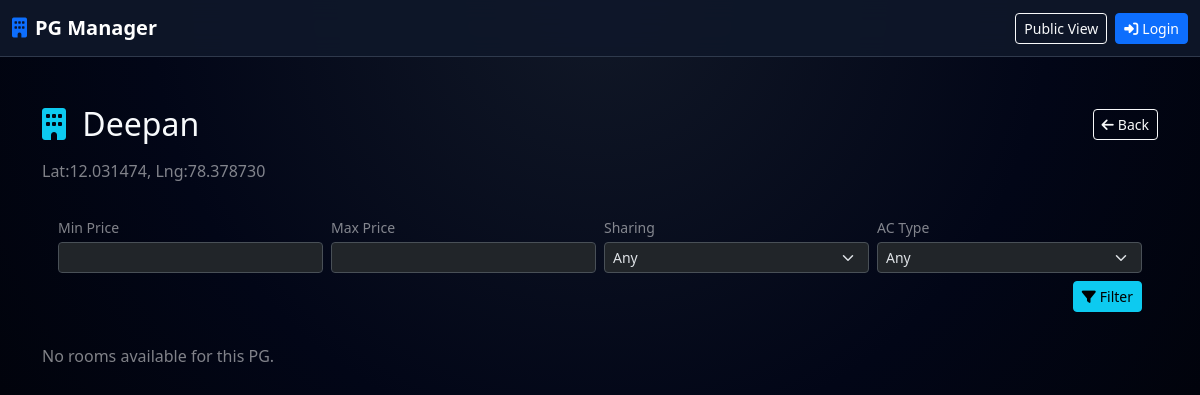
Page /pg/1 on the earlier database version.
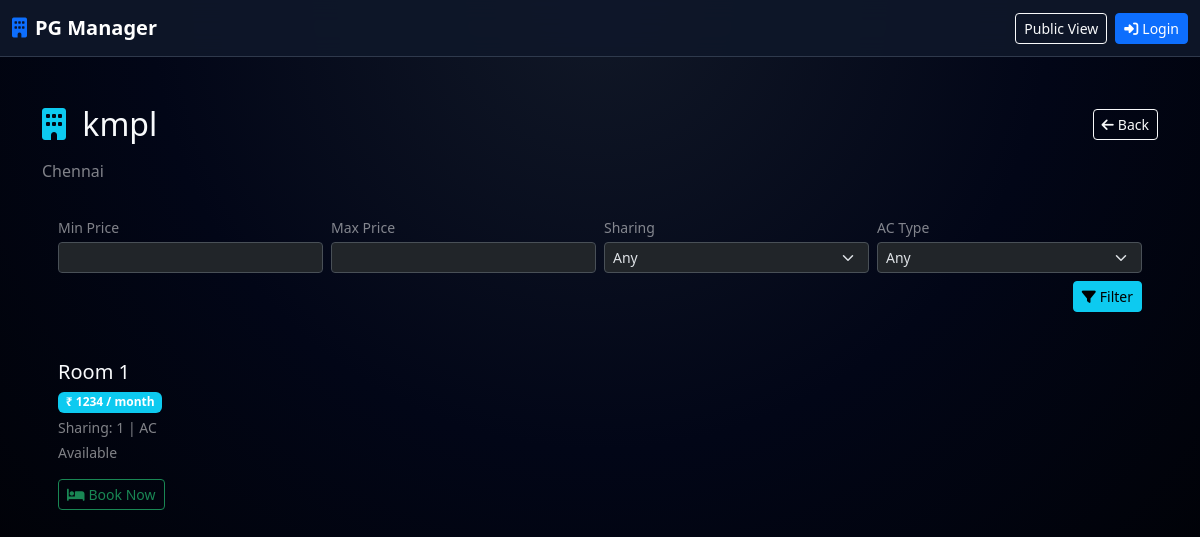
Same page on the later database version.
### models.py (models this page shows)
class PG(db.Model):
    id = db.Column(db.Integer, primary_key=True)
    name = db.Column(db.String(255), nullable=False)
    location = db.Column(db.String(255))
    latitude = db.Column(db.Float)
    longitude = db.Column(db.Float)
    total_rooms = db.Column(db.Integer, default=0)
    rooms = db.relationship("Room", backref="pg", lazy=True)
    admins = db.relationship("User", backref="pg_admin", lazy=True)

class Room(db.Model):
    id = db.Column(db.Integer, primary_key=True)
    number = db.Column(db.String(50), nullable=False)
    price = db.Column(db.Float, nullable=False)
    sharing = db.Column(db.Integer, default=1)
    ac_type = db.Column(db.String(20), default="non-ac")
    image_url = db.Column(db.String(255))
    available = db.Column(db.Boolean, default=True)
    pg_id = db.Column(db.Integer, db.ForeignKey("pg.id"), nullable=False)
    bookings = db.relationship("Booking", backref="room", lazy=True)

### app.py (the view)
@app.route("/pg/<int:pg_id>")
def rooms(pg_id):
    pg = PG.query.get_or_404(pg_id)
    min_price = request.args.get("min_price")
    max_price = request.args.get("max_price")
    sharing = request.args.get("sharing")
    ac_type = request.args.get("ac_type")
    q = Room.query.filter_by(pg_id=pg_id, available=True)
    if min_price:
        q = q.filter(Room.price >= float(min_price))
    if max_price:
        q = q.filter(Room.price <= float(max_price))
    if sharing:
        q = q.filter(Room.sharing == int(sharing))
    if ac_type:
        q = q.filter(Room.ac_type == ac_type)
    rooms = q.order_by(Room.price).all()
    return render_template("guest/rooms.html", pg=pg, rooms=rooms)

### templates/guest/rooms.html (shortened to what this page needs)
{% extends "base.html" %}
{% block content %}
<div class="container py-4">
  <div class="d-flex justify-content-between align-items-center mb-3">
    <h2 class="mb-0">
      <i class="fas fa-building me-2 text-info"></i>
      {{ pg.name }}
    </h2>
    <a href="{{ url_for('home') }}" class="btn btn-outline-light btn-sm">
      <i class="fas fa-arrow-left me-1"></i>Back
    </a>
  </div>
  <p class="text-white-50 mb-3">
    {{ pg.location or 'Location not specified' }}
  </p>
  <form method="get" class="card-glass p-3 mb-3">
    <div class="row g-2 align-items-end">
      <div class="col-md-3">
        <label class="form-label small mb-1 text-white-50">Min Price</label>
        <input type="number" name="min_price" class="form-control form-control-sm"
               value="{{ request.args.get('min_price','') }}">
      </div>
      <div class="col-md-3">
        <label class="form-label small mb-1 text-white-50">Max Price</label>
        <input type="number" name="max_price" class="form-control form-control-sm"
               value="{{ request.args.get('max_price','') }}">
      </div>
      <div class="col-md-3">
        <label class="form-label small mb-1 text-white-50">Sharing</label>
        <select name="sharing" class="form-select form-select-sm">
          <option value="">Any</option>
        </select>
      </div>
      <div class="col-md-3">
        <label class="form-label small mb-1 text-white-50">AC Type</label>
        <select name="ac_type" class="form-select form-select-sm">
          <option value="">Any</option>
        </select>
      </div>
    </div>
    <div class="mt-2 text-end">
      <button class="btn btn-info btn-sm" type="submit">
        <i class="fas fa-filter me-1"></i>Filter
      </button>
    </div>
  </form>
  {% if rooms %}
    <div class="row g-3">
      {% for room in rooms %}
        <div class="col-md-4">
          <div class="card-glass p-3 h-100 d-flex flex-column">
            <h5 class="mb-1">Room {{ room.number }}</h5>
            <p class="mb-1">
              <span class="badge bg-info">₹ {{ room.price|int }} / month</span>
            </p>
            <p class="small text-white-50 mb-1">
              Sharing: {{ room.sharing }} |
              {{ room.ac_type|upper }}
            </p>
            <p class="small text-white-50 mb-3">
              {% if room.available %}Available{% else %}Not available{% endif %}
            </p>
            <div class="mt-auto">
              {% if room.available %}
                <a href="{{ url_for('book_room', room_id=room.id) }}"
                   class="btn btn-outline-success btn-sm">
                  <i class="fas fa-bed me-1"></i>Book Now
                </a>
              {% else %}
                <button class="btn btn-secondary btn-sm" disabled>Booked</button>
              {% endif %}
            </div>
          </div>
        </div>
      {% endfor %}
    </div>
  {% else %}
    <p class="text-white-50">No rooms available for this PG.</p>
  {% endif %}
</div>
{% endblock %}

Differences in the rows shown:
changed PG: name "Deepan" → "kmpl"; location "Lat:12.031474, Lng:78.378730" → "Chennai"
added Room: number "1", price "1234", sharing "1", ac_type "AC", available "Available"
Other differences:
text no longer shown: "No rooms available for this PG."
